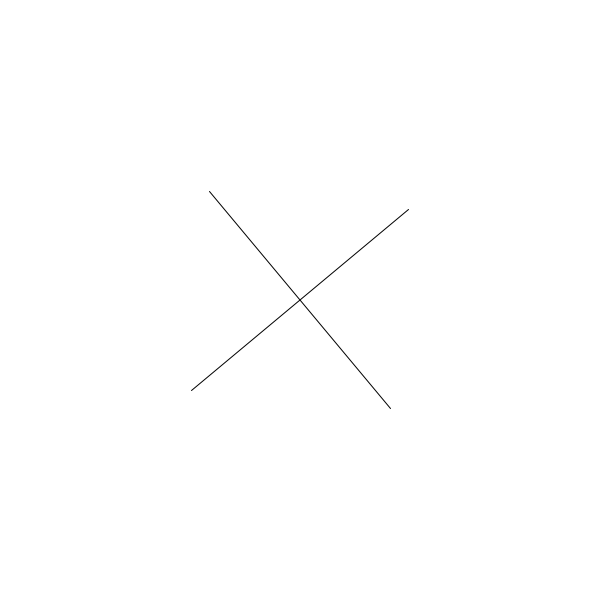
Frame 1 (no input)
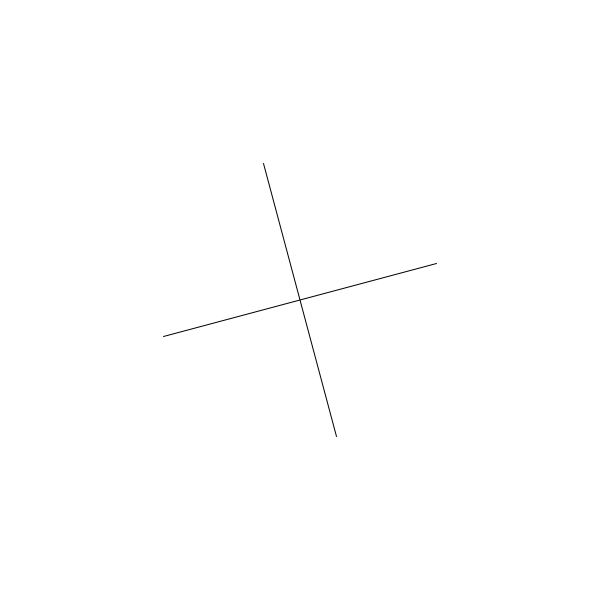
Frame 60 (the mouse pressed at the canvas centre just before this capture)
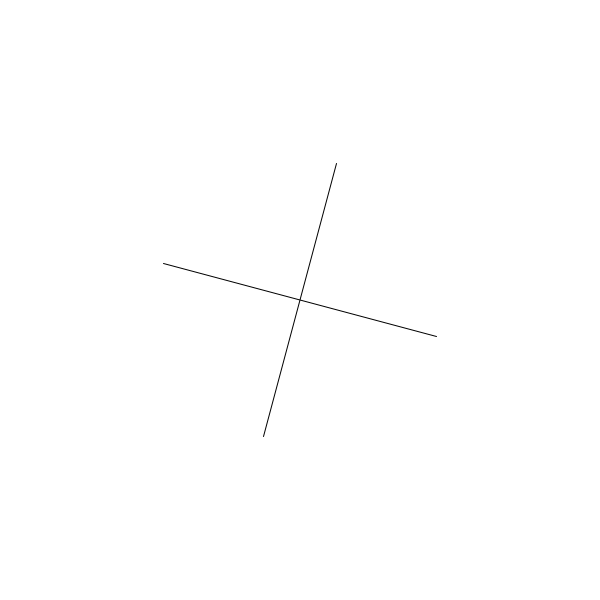
Frame 120 (the mouse held since frame 60 and released just before this capture)

The Processing sketch that drew these frames (run headless with seeded random() and noise(); from frame 60 on, the mouse is pressed at the canvas centre):

// Processing sketch: linesRotating
// ── linesRotating.pde
/*
 * Lines Rotating
 *
 * CC Lab Fall 2012
 * by Ryan Raffa
 * 09/20/12
 */
 
int xOne, yOne;
int xTwo, yTwo;
int xThree, yThree;
int xFour, yFour;

float deg;

void setup() {
 
 size(600,600);
 background(255);
 
 xOne = -100;
 yOne = -100;

 xTwo = -100;
 yTwo = 100;

 xThree = 100;
 yThree = -100;

 xFour = 100;
 yFour = 100;
 
 deg = 0.0;
 
}

void draw() {
 background(255);
 translate(width/2,height/2);
 
 deg+=5;
 float rad = radians(deg);
 rotate(rad);
 
 line(xOne,yOne, xFour, yFour);
 line(xTwo,yTwo, xThree,yThree);
  
}
